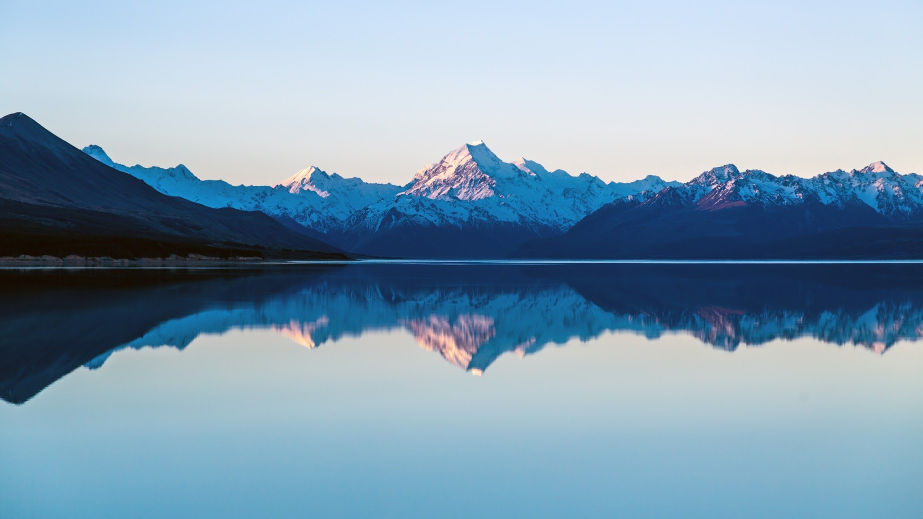
#> input picture image/a.jpg, 1845 x 1038 px (shown at 1/2 size)
$ python hist_equalization.py
#> lines starting #> are read from the running program, lines starting #| are printed output that depends on the picture
import matplotlib.pyplot as plt
import cv2
import numpy as np

img = cv2.imread("./image/a.jpg",0)
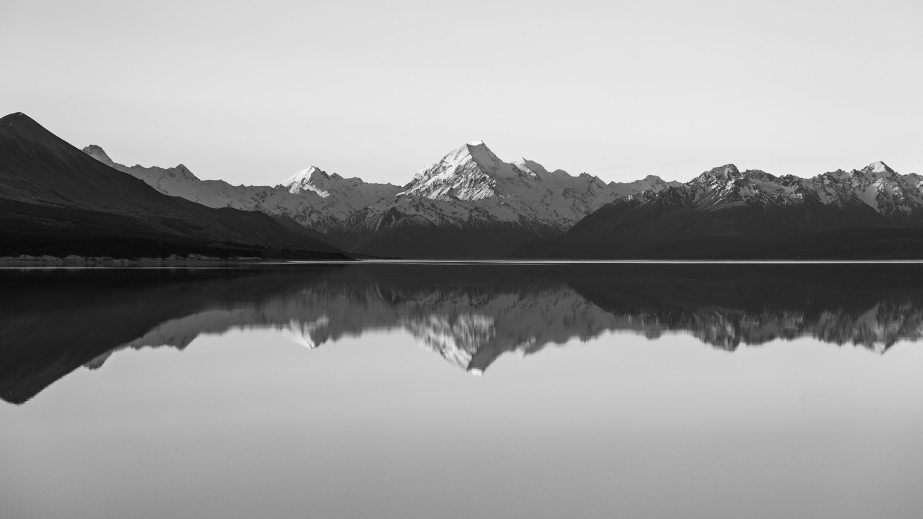
#> img: shape (1038, 1845) (shown at 1/2 size); min 0, max 255, mean 152.3
img = cv2.resize(img,(640,480))
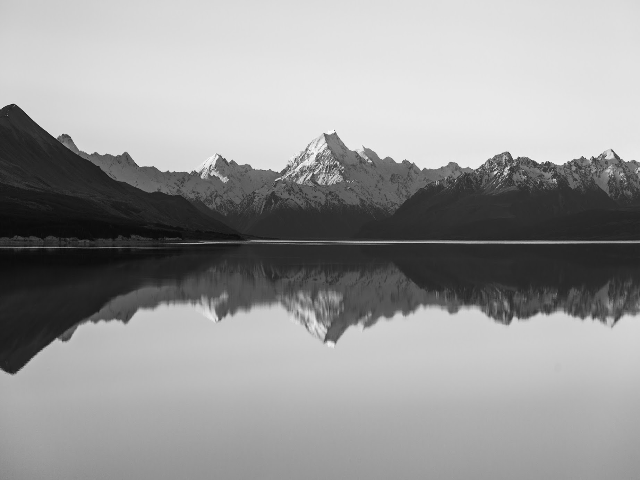
#> img: shape (480, 640); min 9, max 251, mean 152.3
img_equalization = cv2.equalizeHist(img)
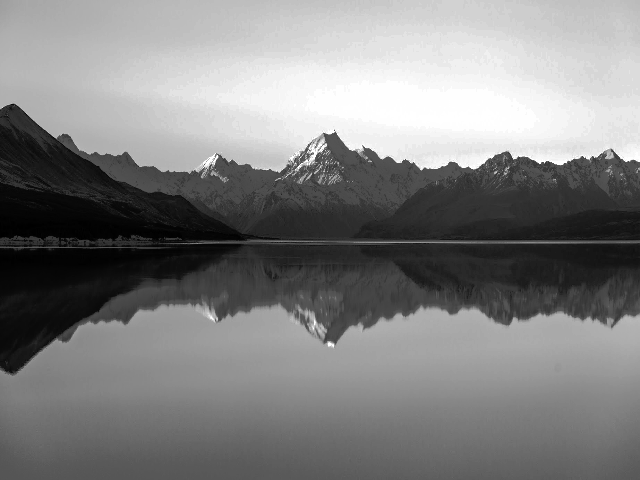
#> img_equalization: shape (480, 640); min 0, max 255, mean 128.7
cv2.imshow("img",img)
cv2.imshow("img_equalization",img_equalization)

hist1 = cv2.calcHist([img],[0],None,[256],[0,256])
#> hist1 = 256 values, max 8147 at index 227, min 0 at index 0, mean 1200
plt.plot(hist1,color = 'b')

hist2 = cv2.calcHist([img_equalization],[0],None,[256],[0,256])
#> hist2 = 256 values, max 8147 at index 227, min 0 at index 15, mean 1200
plt.plot(hist2,color = 'r')

plt.show()
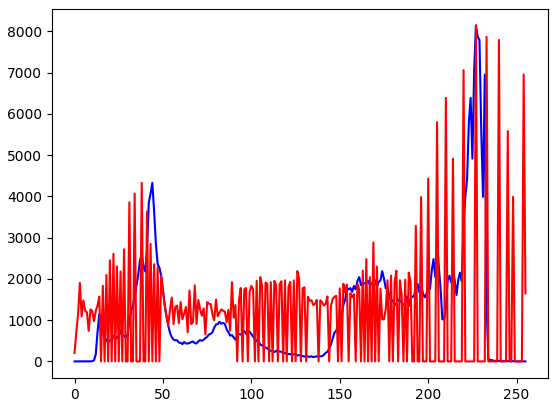
#> figure drawn by matplotlib, 1 panel; curve peaks at x = 227, y = 8147; curve peaks at x = 227, y = 8147
cv2.waitKey(0)
cv2.destroyAllWindows()
